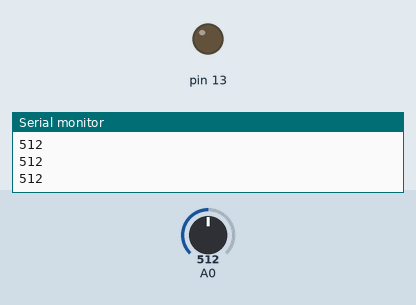
Simulated run of this sketch. Board: Arduino Uno, built with avr-gcc and run on an emulated ATmega328P. Parts: output pins drawn as LEDs (lit = HIGH), the last lines printed to the serial monitor. Inputs (shaded band) come from the test bench; at power-on: A0 = 512.

Above: at 1.2 s.
1.3 s: A0 set to 387
2.8 s: A0 set to 354
At 4.0 s:
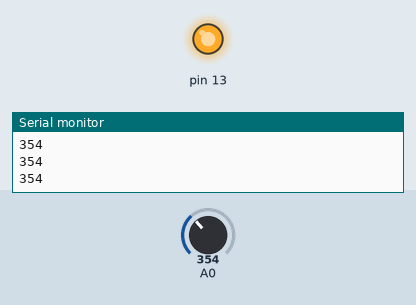
4.3 s: A0 set to 380
At 5.4 s:
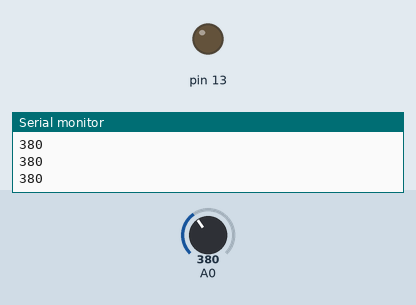
5.8 s: A0 set to 360
At 6.6 s:
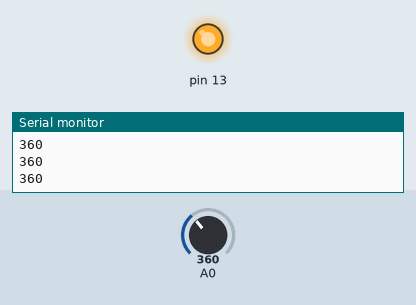
Timing chart, 0 to 8.3 s (numbered marks = the images above; inputs shaded):
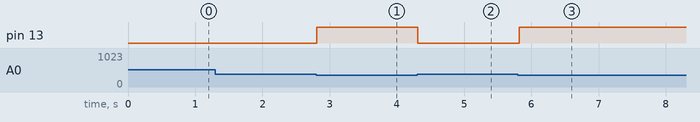

The sketch:

COMP444_1C_Photoresistor.ino
```cpp
int photoresistor = 0;
int threshold = 370;
void setup() {
  Serial.begin(9600);
  pinMode(13,OUTPUT);
}

void loop() {
  photoresistor = analogRead(A0);
  Serial.println(photoresistor);

  if (photoresistor < threshold){
    digitalWrite(13, HIGH);
  }
  else{
    digitalWrite(13,LOW);
  }
  delay(100);
}
```

Measured:
- the behaviour switches between 370 and 369 on A0 (found by bisection; images 0 and 1)
- after the input at 2.8 s, pin 13: LOW → HIGH at once
- after the input at 4.3 s, pin 13: HIGH → LOW at once
- after the input at 5.8 s, pin 13: LOW → HIGH at once
